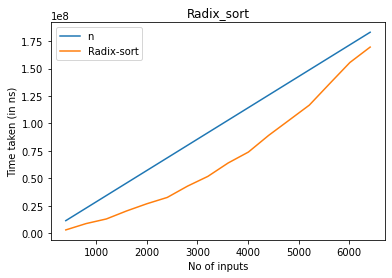

Generate this figure with Python:

import time
import matplotlib.pyplot as plt
import random

def countingSort(array,exp):
    size = len(array)
    output = [0] * size
    mx = max(array) + 1
    count = [0] * mx
    # print(f"{mx} ->max and {size} ->size")
    
    for i in range(0, size):
        index = array[i] // exp
        count[index % 10] += 1

    for i in range(1, mx):
        count[i] += count[i - 1]

    i = size - 1
    while i >= 0:
        index = array[i]//exp
        output[count[index%10] - 1] = array[i]
        count[index%10] -= 1
        i -= 1

    i = 0
    for i in range(0, size):
        array[i] = output[i]


def radixSort(array):
  
    mx = max(array)
    exp = 1
    while mx / exp > 1:
        countingSort(array, exp)
        exp *= 10


if __name__ == '__main__': 
    array = []
    exe_mer = []
    c = []    
    for j in range(1,17): 
        
        with open('input.txt','w') as f:
            for i in range(1,j*401):
                f.write(str(random.randint(8*i,10*i))) 
                f.write("\n")
        
        with open('input.txt','r') as f:
            content = f.readlines()
        
        count = 0

        for val in content:
            array.append(int(val)) 
            count += 1 
        
        start = time.perf_counter_ns()
        radixSort(array)
        end = time.perf_counter_ns()
        
        c.append(count)
        exe_mer.append((end - start))
     
    
    l = [x*30000 for x in c]
    plt.plot(c,l)
    plt.plot(c,exe_mer)
    plt.xlabel('No of inputs')
    plt.ylabel('Time taken (in ns)')
    plt.legend(["n","Radix-sort"])
    plt.title("Radix_sort")
    plt.show()
